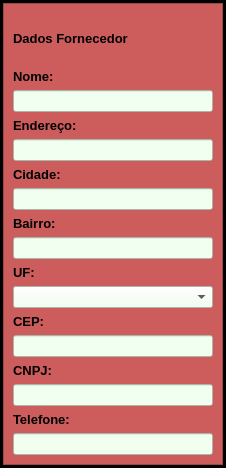
               <widget class="QFrame" name="frame_8">
                <property name="styleSheet">
                 <string notr="true">background-color:rgb(0,0,0)</string>
                </property>
                <property name="frameShape">
                 <enum>QFrame::StyledPanel</enum>
                </property>
                <property name="frameShadow">
                 <enum>QFrame::Raised</enum>
                </property>
                <layout class="QGridLayout" name="gridLayout_6">
                 <property name="sizeConstraint">
                  <enum>QLayout::SetMaximumSize</enum>
                 </property>
                 <property name="leftMargin">
                  <number>2</number>
                 </property>
                 <property name="topMargin">
                  <number>2</number>
                 </property>
                 <property name="rightMargin">
                  <number>2</number>
                 </property>
                 <property name="bottomMargin">
                  <number>2</number>
                 </property>
                 <item row="0" column="0">
                  <widget class="QFrame" name="frame_5">
                   <property name="minimumSize">
                    <size>
                     <width>0</width>
                     <height>200</height>
                    </size>
                   </property>
                   <property name="maximumSize">
                    <size>
                     <width>400</width>
                     <height>16777215</height>
                    </size>
                   </property>
                   <property name="styleSheet">
                    <string notr="true">background-color: rgb(205,92,92);</string>
                   </property>
                   <property name="frameShape">
                    <enum>QFrame::StyledPanel</enum>
                   </property>
                   <property name="frameShadow">
                    <enum>QFrame::Raised</enum>
                   </property>
                   <layout class="QVBoxLayout" name="verticalLayout_5">
                    <item>
                     <widget class="QLabel" name="label_15">
                      <property name="minimumSize">
                       <size>
                        <width>0</width>
                        <height>50</height>
                       </size>
                      </property>
                      <property name="font">
                       <font>
                        <family>Arial</family>
                        <pointsize>10</pointsize>
                        <weight>75</weight>
                        <bold>true</bold>
                       </font>
                      </property>
                      <property name="text">
                       <string>Dados Fornecedor</string>
                      </property>
                     </widget>
                    </item>
                    <item>
                     <layout class="QVBoxLayout" name="verticalLayout_13">
                      <item>
                       <widget class="QLabel" name="label_16">
                        <property name="font">
                         <font>
                          <family>Arial</family>
                          <pointsize>10</pointsize>
                          <weight>75</weight>
                          <bold>true</bold>
                         </font>
                        </property>
                        <property name="text">
                         <string>Nome:</string>
                        </property>
                       </widget>
                      </item>
                      <item>
                       <widget class="QLineEdit" name="txt_nome_forn">
                        <property name="minimumSize">
                         <size>
                          <width>200</width>
                          <height>0</height>
                         </size>
                        </property>
                        <property name="styleSheet">
                         <string notr="true">background-color:rgb(240,255,240)</string>
                        </property>
                       </widget>
                      </item>
                     </layout>
                    </item>
                    <item>
                     <layout class="QVBoxLayout" name="verticalLayout_14">
                      <item>
                       <widget class="QLabel" name="label_17">
                        <property name="font">
                         <font>
                          <family>Arial</family>
                          <pointsize>10</pointsize>
                          <weight>75</weight>
                          <bold>true</bold>
                         </font>
                        </property>
                        <property name="text">
                         <string>Endereço:</string>
                        </property>
                       </widget>
                      </item>
                      <item>
                       <widget class="QLineEdit" name="txt_end_forn">
                        <property name="minimumSize">
                         <size>
                          <width>200</width>
                          <height>0</height>
                         </size>
                        </property>
                        <property name="styleSheet">
                         <string notr="true">background-color:rgb(240,255,240)</string>
                        </property>
                       </widget>
                      </item>
                     </layout>
                    </item>
                    <item>
                     <layout class="QVBoxLayout" name="verticalLayout_16">
                      <item>
                       <widget class="QLabel" name="label_19">
                        <property name="font">
                         <font>
                          <family>Arial</family>
                          <pointsize>10</pointsize>
                          <weight>75</weight>
                          <bold>true</bold>
                         </font>
                        </property>
                        <property name="text">
                         <string>Cidade:</string>
                        </property>
                       </widget>
                      </item>
                      <item>
                       <widget class="QLineEdit" name="txt_cidade_forn">
                        <property name="minimumSize">
                         <size>
                          <width>200</width>
                          <height>0</height>
                         </size>
                        </property>
                        <property name="styleSheet">
                         <string notr="true">background-color:rgb(240,255,240)</string>
                        </property>
                       </widget>
                      </item>
                     </layout>
                    </item>
                    <item>
                     <layout class="QVBoxLayout" name="verticalLayout_15">
                      <item>
                       <widget class="QLabel" name="label_18">
                        <property name="font">
                         <font>
                          <family>Arial</family>
                          <pointsize>10</pointsize>
                          <weight>75</weight>
                          <bold>true</bold>
                         </font>
                        </property>
                        <property name="text">
                         <string>Bairro:</string>
                        </property>
                       </widget>
                      </item>
                      <item>
                       <widget class="QLineEdit" name="txt_bairro_forn">
                        <property name="minimumSize">
                         <size>
                          <width>200</width>
                          <height>0</height>
                         </size>
                        </property>
                        <property name="styleSheet">
                         <string notr="true">background-color:rgb(240,255,240)</string>
                        </property>
                       </widget>
                      </item>
                     </layout>
                    </item>
                    <item>
                     <layout class="QVBoxLayout" name="verticalLayout_18">
                      <item>
                       <widget class="QLabel" name="combobox">
                        <property name="font">
                         <font>
                          <family>Arial</family>
                          <pointsize>10</pointsize>
                          <weight>75</weight>
                          <bold>true</bold>
                         </font>
                        </property>
                        <property name="text">
                         <string>UF:</string>
                        </property>
                       </widget>
                      </item>
                      <item>
                       <widget class="QComboBox" name="txt_uf_forn">
                        <property name="styleSheet">
                         <string notr="true">background-color:rgb(240,255,240)</string>
                        </property>
                        <item>
                         <property name="text">
                          <string/>
                         </property>
                        </item>
                        <item>
                         <property name="text">
                          <string>Acre (AC)</string>
                         </property>
                        </item>
                        <item>
                         <property name="text">
                          <string>Alagoas (AL)</string>
                         </property>
                        </item>
                        <item>
                         <property name="text">
                          <string>Amapá (AP)</string>
                         </property>
                        </item>
                        <item>
                         <property name="text">
                          <string>Amazonas (AM)</string>
                         </property>
                        </item>
                        <item>
                         <property name="text">
                          <string>Bahia (BA)</string>
                         </property>
                        </item>
                        <item>
                         <property name="text">
                          <string>Ceará (CE)</string>
                         </property>
                        </item>
                        <item>
                         <property name="text">
                          <string>Distrito Federal (DF)</string>
                         </property>
                        </item>
                        <item>
                         <property name="text">
                          <string>Espírito Santo (ES)</string>
                         </property>
                        </item>
                        <item>
                         <property name="text">
                          <string>Goías (GO)</string>
                         </property>
                        </item>
                        <item>
                         <property name="text">
                          <string>Maranhão (MA)</string>
                         </property>
                        </item>
                        <item>
                         <property name="text">
                          <string>Mato Grosso (MT)</string>
                         </property>
                        </item>
                        <item>
                         <property name="text">
                          <string>Mato Grosso do Sul (MS)</string>
                         </property>
                        </item>
                        <item>
                         <property name="text">
                          <string>Minas Gerais (MG)</string>
                         </property>
                        </item>
                        <item>
                         <property name="text">
                          <string>Pará (PA)</string>
                         </property>
                        </item>
                        <item>
                         <property name="text">
                          <string>Paraíba (PB)</string>
                         </property>
                        </item>
                        <item>
                         <property name="text">
                          <string>Paraná (PR)</string>
                         </property>
                        </item>
                        <item>
                         <property name="text">
                          <string>Pernambuco (PE)</string>
                         </property>
                        </item>
                        <item>
                         <property name="text">
                          <string>Piauí (PI)</string>
                         </property>
                        </item>
                        <item>
                         <property name="text">
                          <string>Rio de Janeiro (RJ)</string>
                         </property>
                        </item>
                        <item>
                         <property name="text">
                          <string>Rio Grande do Norte (RN)</string>
                         </property>
                        </item>
                        <item>
                         <property name="text">
                          <string>Rio Grande do Sul (RS)</string>
                         </property>
                        </item>
                        <item>
                         <property name="text">
                          <string>Rondônia (RO)</string>
                         </property>
                        </item>
                        <item>
                         <property name="text">
                          <string>Roraima (RR)</string>
                         </property>
                        </item>
                        <item>
                         <property name="text">
                          <string>Santa Catarina (SC)</string>
                         </property>
                        </item>
                        <item>
                         <property name="text">
                          <string>São Paulo (SP)</string>
                         </property>
                        </item>
                        <item>
                         <property name="text">
                          <string>Sergipe (SE)</string>
                         </property>
                        </item>
                        <item>
                         <property name="text">
                          <string>Tocantins (TO)</string>
                         </property>
                        </item>
                       </widget>
                      </item>
                     </layout>
                    </item>
                    <item>
                     <layout class="QVBoxLayout" name="verticalLayout_19">
                      <item>
                       <widget class="QLabel" name="label_22">
                        <property name="font">
                         <font>
                          <family>Arial</family>
                          <pointsize>10</pointsize>
                          <weight>75</weight>
                          <bold>true</bold>
                         </font>
                        </property>
                        <property name="text">
                         <string>CEP:</string>
                        </property>
                       </widget>
                      </item>
                      <item>
                       <widget class="QLineEdit" name="txt_cep_forn">
                        <property name="minimumSize">
                         <size>
                          <width>200</width>
                          <height>0</height>
                         </size>
                        </property>
                        <property name="styleSheet">
                         <string notr="true">background-color:rgb(240,255,240)</string>
                        </property>
                       </widget>
                      </item>
                     </layout>
                    </item>
                    <item>
                     <layout class="QVBoxLayout" name="verticalLayout_20">
                      <item>
                       <widget class="QLabel" name="label_23">
                        <property name="font">
                         <font>
                          <family>Arial</family>
                          <pointsize>10</pointsize>
                          <weight>75</weight>
                          <bold>true</bold>
                         </font>
                        </property>
                        <property name="text">
                         <string>CNPJ:</string>
                        </property>
                       </widget>
                      </item>
                      <item>
                       <widget class="QLineEdit" name="txt_cnpj_forn">
                        <property name="minimumSize">
                         <size>
                          <width>200</width>
                          <height>0</height>
                         </size>
                        </property>
                        <property name="styleSheet">
                         <string notr="true">background-color:rgb(240,255,240)</string>
                        </property>
                       </widget>
                      </item>
                     </layout>
                    </item>
                    <item>
                     <layout class="QVBoxLayout" name="verticalLayout_17">
                      <item>
                       <widget class="QLabel" name="label_20">
                        <property name="font">
                         <font>
                          <family>Arial</family>
                          <pointsize>10</pointsize>
                          <weight>75</weight>
                          <bold>true</bold>
                         </font>
                        </property>
                        <property name="text">
                         <string>Telefone:</string>
                        </property>
                       </widget>
                      </item>
                      <item>
                       <widget class="QLineEdit" name="txt_tel_forn">
                        <property name="minimumSize">
                         <size>
                          <width>200</width>
                          <height>0</height>
                         </size>
                        </property>
                        <property name="styleSheet">
                         <string notr="true">background-color:rgb(240,255,240)</string>
                        </property>
                       </widget>
                      </item>
                     </layout>
                    </item>
                   </layout>
                  </widget>
                 </item>
                </layout>
               </widget>
